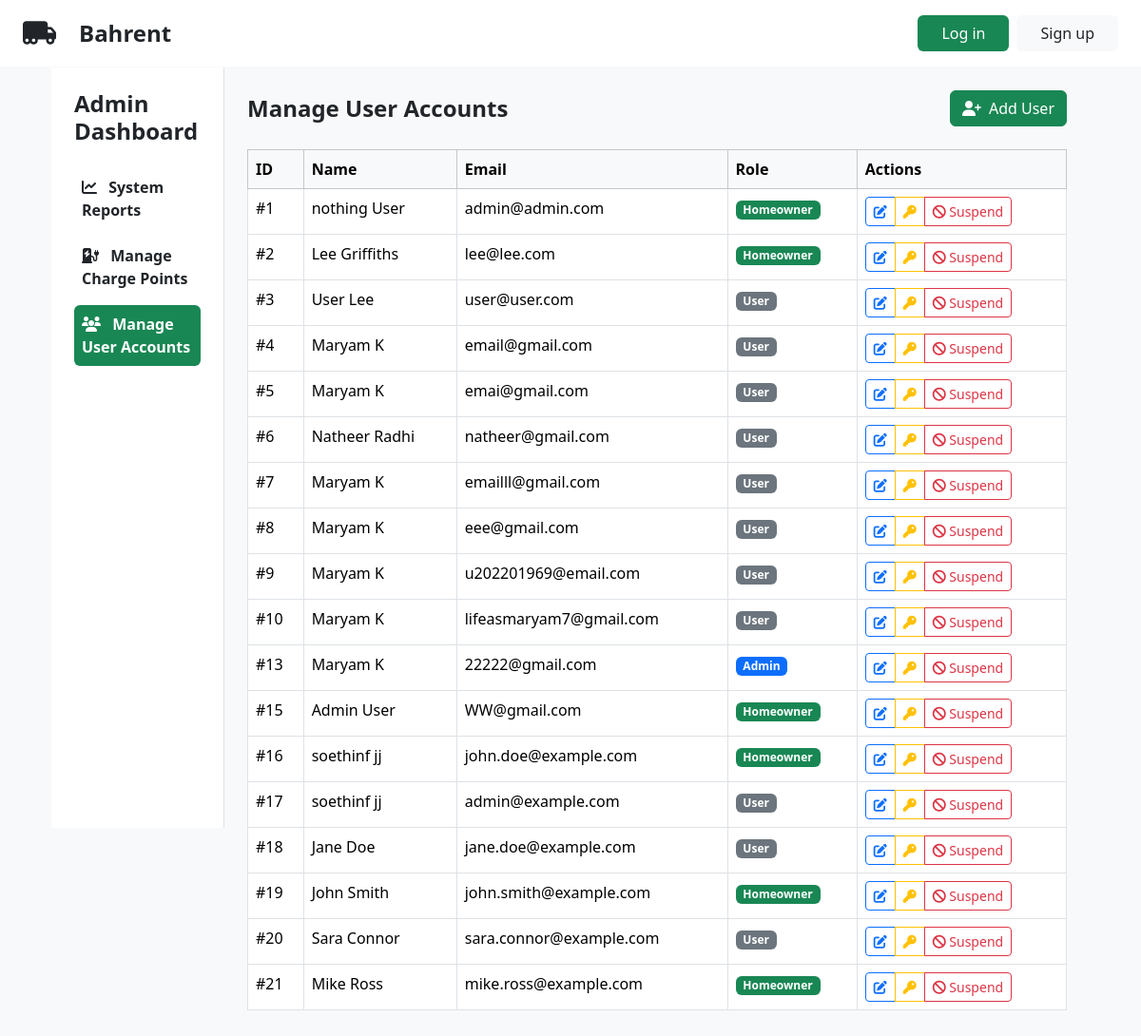
Page /admin.php?section=users on the committed database.
### tables this page shows
CREATE TABLE `users` (
  `user_id` int(11) NOT NULL,
  `email` varchar(255) NOT NULL,
  `password` varchar(255) NOT NULL,
  `first_name` varchar(50) NOT NULL,
  `last_name` varchar(50) NOT NULL,
  `role` enum('admin','homeowner','user') NOT NULL,
  `suspended` tinyint(1) NOT NULL DEFAULT 0
);

### controllers/AdminController.php (called while the page is built, shortened)
<?php
require_once __DIR__ . '/BaseController.php';
require_once __DIR__ . '/../models/User.php';
class AdminController extends BaseController
{
    public function index(): void
    {
        $this->activeSection = $_GET['section'] ?? 'reports';
        $sectionContent = match ($this->activeSection) {
            'reports' => $this->systemReports(),
            'charge-points' => $this->manageChargePoints(),
            'users' => $this->manageUserAccounts(),
            default => $this->systemReports()
        };
        $this->render('admin/index', [
            'title' => 'Admin Dashboard',
            'activeSection' => $this->activeSection,
            'sectionContent' => $sectionContent
        ]);
    }
    private function manageUserAccounts(): string
    {
        require __DIR__ . '/../views/admin/sections/user_accounts.phtml';
        return ob_get_clean();
    }
}

### models/User.php (called while the page is built, shortened)
<?php
class User
{
    public bool $suspended;
    public function __construct(string $id, string $firstName, string $lastName, string $email, UserRole $role, bool $suspended = false)
    {
        $this->id = $id;
        $this->firstName = $firstName;
        $this->lastName = $lastName;
        $this->email = $email;
        $this->role = $role->value;
        $this->suspended = $suspended;
    }
    private static function fromRow(array $row): User
    {
        return new User(
            $row['user_id'],
            $row['first_name'],
            $row['last_name'],
            $row['email'],
            UserRole::from($row['role']),
            (bool)$row['suspended']
        );
    }
    public static function getAll()
    {
        $conn = Database::getInstance()->getConnection();
        $stmt = $conn->prepare("SELECT * FROM users");
        $stmt->execute();
        $users = [];
        while ($row = $stmt->fetch(PDO::FETCH_ASSOC)) {
            $users[] = self::fromRow($row);
        }
        return $users;
    }
public function isSuspended(): bool
{
    return $this->suspended;
}
}

### controllers/BaseController.php (called while the page is built, shortened)
<?php
abstract class BaseController
{
    protected function render(string $view, array $data = []): void
    {
        extract($data);
        require __DIR__ . '/../views/' . $view . '.phtml';
        $content = ob_get_clean();
        require __DIR__ . '/../views/_layout.php';
    }
}

### views/admin/sections/user_accounts.phtml (the view, shortened to what this page needs)
<?php
require_once __DIR__ . '/../../../models/User.php';
$users = User::getAll();
?>
<div class="d-flex justify-content-between align-items-center mb-4">
    <h2 class="fs-4 fw-bold mb-0">Manage User Accounts</h2>
    <button type="button" class="btn btn-success" data-bs-toggle="modal" data-bs-target="#addUserModal">
        <i class="fa-solid fa-user-plus me-2"></i>Add User
    </button>
</div>
<div class="table-responsive">
    <table class="table table-bordered" id="usersTable">
        <thead class="table-light">
            <tr>
                <th>ID</th>
                <th>Name</th>
                <th>Email</th>
                <th>Role</th>
                <th>Actions</th>
            </tr>
        </thead>
        <tbody>
            <?php foreach ($users as $user): ?>
                <tr>
                    <td>#<?= htmlspecialchars($user->id) ?></td>
                    <td><?= htmlspecialchars($user->firstName . ' ' . $user->lastName) ?></td>
                    <td><?= htmlspecialchars($user->email) ?></td>
                    <td>
                        <?php
                        $roleClass = match ($user->role) {
                            'admin' => 'bg-primary',
                            'homeowner' => 'bg-success',
                            default => 'bg-secondary'
                        };
                        ?>
                        <span class="badge <?= $roleClass ?>">
                            <?= ucfirst(htmlspecialchars($user->role)) ?>
                        </span>
                    </td>
                    <td>
                        <div class="btn-group btn-group-sm">
                            <button type="button" class="btn btn-outline-primary"
                                    data-bs-toggle="modal"
                                    data-bs-target="#editUserModal"
                                    data-user-id="<?= htmlspecialchars($user->id) ?>"
                                    data-first-name="<?= htmlspecialchars($user->firstName) ?>"
                                    data-last-name="<?= htmlspecialchars($user->lastName) ?>"
                                    data-email="<?= htmlspecialchars($user->email) ?>"
                                    data-role="<?= htmlspecialchars($user->role) ?>"
                                    title="Edit">
                                <i class="fa-solid fa-edit"></i>
                            </button>
                            <button type="button" class="btn btn-outline-warning"
                                    data-bs-toggle="modal"
                                    data-bs-target="#resetPasswordModal"
                                    data-user-id="<?= htmlspecialchars($user->id) ?>"
                                    title="Reset Password">
                                <i class="fa-solid fa-key"></i>
                            </button>
                            <?php if ($user->isSuspended()== true): ?>
                            <button class="btn btn-danger suspend-user" data-user-id="<?= $user->id ?>">
                                <i class="fa-solid fa-check"></i> Suspended
                            </button>
                            <?php else: ?>
                            <button class="btn btn-outline-danger suspend-user" data-user-id="<?= $user->id ?>">
                                <i class="fa-solid fa-ban"></i> Suspend
                            </button>
<?php endif; ?>
                        </div>
                    </td>
                </tr>
            <?php endforeach; ?>
        </tbody>
    </table>
</div>

### views/admin/index.phtml
<div class="container-fluid">
    <div class="row">
        <div class="col-md-3 col-lg-2 bg-white p-4 border-end vh-100">
            <h2 class="fs-4 fw-bold mb-4">Admin Dashboard</h2>
            <nav class="nav flex-column gap-2">
                <a href="?section=reports"
                    class="nav-link text-dark p-2 rounded fw-bold <?= $activeSection === 'reports' ? 'bg-success text-white' : '' ?>">
                    <i class="fa-solid fa-chart-line me-2"></i>
                    System Reports
                </a>
                <a href="?section=charge-points"
                    class="nav-link text-dark p-2 rounded fw-bold <?= $activeSection === 'charge-points' ? 'bg-success text-white' : '' ?>">
                    <i class="fa-solid fa-charging-station me-2"></i>
                    Manage Charge Points
                </a>
                <a href="?section=users"
                    class="nav-link text-dark p-2 rounded fw-bold <?= $activeSection === 'users' ? 'bg-success text-white' : '' ?>">
                    <i class="fa-solid fa-users me-2"></i>
                    Manage User Accounts
                </a>
            </nav>
        </div>
        <div class="col-md-9 col-lg-10 p-4">
            <?= $sectionContent ?>
        </div>
    </div>
</div>

### admin.php (shortened to what this page needs)
<?php
require_once 'controllers/AdminController.php';
require_once 'models/User.php';
$controller = new AdminController();
if ($_SERVER['REQUEST_METHOD'] === 'POST') {
    $isAjax = isset($_SERVER['HTTP_X_REQUESTED_WITH']) && $_SERVER['HTTP_X_REQUESTED_WITH'] === 'XMLHttpRequest';
    $formId = $_POST['form_id'] ?? '';
    $response = ['success' => false, 'message' => 'Invalid request'];
    try {
        $first_name = $_POST['first_name'] ?? null;
        $last_name = $_POST['last_name'] ?? null;
        $email = $_POST['email'] ?? null;
        $role = $_POST['role'] ?? null;
        $userRole = $role ? UserRole::from($role) : null;
        $user_id = $_POST['user_id'] ?? null;
        switch ($formId) {
            case 'addUserForm':
                $password = $_POST['password'] ?? null;
                if ($first_name && $last_name && $email && $password && $role) {
                    User::manageUser("add", null, $first_name, $last_name, $email, $userRole, $password);
                    $response = ['success' => true, 'message' => 'User added successfully.'];
                } else {
                    $response['message'] = "All fields are required for adding a user.";
                }
                break;
            case 'editUserForm':
                if ($user_id) {
                    User::manageUser("update", $user_id, $first_name, $last_name, $email, $userRole);
                    $response = ['success' => true, 'message' => 'User updated successfully.'];
                } else {
                    $response['message'] = "User ID is required.";
                }
                break;
                case 'resetPasswordForm':
                    $new_password = $_POST['new_password'] ?? null;
                    $confirm_password = $_POST['confirm_password'] ?? null;
                    if (empty($confirm_password) || empty($new_password)) {
                        $response = [
                            'success' => false,
                            'message' => "User ID and new password are required."
                        ];
                        break;
                    }
                    if ($new_password !== $confirm_password) {
                        $response = [
                            'success' => false,
                            'message' => "Passwords do not match."
                        ];
                        break;
                    }
                    try {
                        User::manageUser("update", $user_id, null, null, null, null, $new_password);
                        $response = [
                            'success' => true,
                            'message' => 'Password reset successfully'
                        ];
                    } catch (Exception $e) {
                        $response = [
                            'success' => false,
                            'message' => 'Failed to reset password: ' . $e->getMessage()
                        ];
                    }
                    break;
                    case 'suspendUser':
                        $userId = $_POST['user_id'] ?? null;
                        $suspended = $_POST['suspended'] ?? null;
                        if ($userId === null || $suspended === null) {
                            $response = [
                                'success' => false,
                                'message' => 'Missing required fields.'
                            ];
                            break;
                        }
                        try {
                            $success = User::manageUser(
                                'update',
                                $userId,
                                null,
                                null,
                                null,
                                null,
                                null,
                                (bool)$suspended
                            );
                            if ($success) {
                                $response = [
                                    'success' => true,
                                    'message' => 'User suspension status updated.'
                                ];
                            } else {
                                $response = [
                                    'success' => false,
                                    'message' => 'Failed to update suspension status.'
                                ];
                            }
                        } catch (Exception $e) {
                            $response = [
                                'success' => false,
                                'message' => 'Error: ' . $e->getMessage()
                            ];
                        }
                        break;
            default:
                $response['message'] = "Unknown form submission.";
        }
        if ($response['success'] && $isAjax) {
            ob_start();
            $users = User::getAll();
            include __DIR__ . '/views/admin/sections/user_accounts.phtml';
            $fullHtml = ob_get_clean();
            $dom = new DOMDocument();
            libxml_use_internal_errors(true);
            $dom->loadHTML($fullHtml, LIBXML_HTML_NOIMPLIED | LIBXML_HTML_NODEFDTD);
            libxml_clear_errors();
            $xpath = new DOMXPath($dom);
            $tableDiv = $xpath->query("//div[contains(@class, 'table-responsive')]")->item(0);
            $tableHtml = $tableDiv ? $dom->saveHTML($tableDiv) : '';
            $response['html'] = $tableHtml;
        }
    } catch (Exception $e) {
        $response = ['success' => false, 'message' => 'Server error: ' . $e->getMessage()];
    }
    if ($isAjax) {
        header('Content-Type: application/json');
        echo json_encode($response);
        exit;
    }
    $controller->index();
} else {
    $controller->index();
}
?>

### views/_layout.php (shortened to what this page needs)
<?php
require_once __DIR__ . '/../models/User.php';
?>
<!DOCTYPE html>
<html lang="en">
<head>
    <link rel="stylesheet" href="<?= PREFIX ?>/css/bootstrap.min.css">
    <link rel="stylesheet" href="<?= PREFIX ?>/css/custom.css">
    <link rel="stylesheet" href="https://cdnjs.cloudflare.com/ajax/libs/font-awesome/6.7.2/css/all.min.css">
</head>
<body class="d-flex flex-column min-vh-100 bg-light">
    <header class="d-flex justify-content-between align-items-center border-bottom border-light px-4 py-3 bg-white">
        <a href="<?= PREFIX ?>/index.php" class="d-flex align-items-center gap-3 text-dark text-decoration-none">
            <i class="fa-solid fa-truck-moving fs-3"></i>
            <span class="fw-bold h4 mb-0 ms-2" style="line-height:1;">Bahrent</span>
        </a>
        <div class="d-flex justify-content-end align-items-center gap-2">
            <?php if (!isset($_SESSION[USER_SESSION_KEY])): ?>
                <a href="<?= PREFIX ?>/login.php" class="btn d-flex align-items-center justify-content-center h-100 px-4 bg-success text-sm font-weight-bold rounded-lg text-white hover-bg-success">Log in</a>
                <a href="<?= PREFIX ?>/signup.php" class="btn d-flex align-items-center justify-content-center h-100 px-4 bg-light text-sm font-weight-bold rounded-lg text-dark hover-bg-light">Sign up</a>
            <?php endif; ?>
        </div>
    </header>
    <main role="main" class="flex-fill d-flex flex-column max-w-screen-lg mx-auto w-100 overflow-hidden px-4">
        <?= $content ?>
    </main>
</body>
</html>

### css/custom.css (style rules this page uses)
.max-w-screen-lg { max-width: 1140px; }

### rows in the picture
users: user_id "1", first_name+last_name "nothing User", email "admin@admin.com", role "Homeowner"
users: user_id "2", first_name+last_name "Lee Griffiths", email "lee@lee.com", role "Homeowner"
users: user_id "3", first_name+last_name "User Lee", email "user@user.com", role "User"
users: user_id "4", first_name+last_name "Maryam K", email "email@gmail.com", role "User"
users: user_id "5", first_name+last_name "Maryam K", email "emai@gmail.com", role "User"
users: user_id "6", first_name+last_name "Natheer Radhi", email "natheer@gmail.com", role "User"
users: user_id "7", first_name+last_name "Maryam K", email "emailll@gmail.com", role "User"
users: user_id "8", first_name+last_name "Maryam K", email "eee@gmail.com", role "User"
users: user_id "9", first_name+last_name "Maryam K", email "u202201969@email.com", role "User"
users: user_id "10", first_name+last_name "Maryam K", email "lifeasmaryam7@gmail.com", role "User"
users: user_id "13", first_name+last_name "Maryam K", email "22222@gmail.com", role "Admin"
users: user_id "15", first_name+last_name "Admin User", email "WW@gmail.com", role "Homeowner"
users: user_id "16", first_name+last_name "soethinf jj", email "john.doe@example.com", role "Homeowner"
users: user_id "17", first_name+last_name "soethinf jj", email "admin@example.com", role "User"
users: user_id "18", first_name+last_name "Jane Doe", email "jane.doe@example.com", role "User"
users: user_id "19", first_name+last_name "John Smith", email "john.smith@example.com", role "Homeowner"
users: user_id "20", first_name+last_name "Sara Connor", email "sara.connor@example.com", role "User"
users: user_id "21", first_name+last_name "Mike Ross", email "mike.ross@example.com", role "Homeowner"
